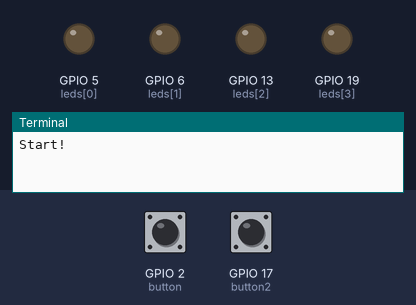
A program run on a simulated Raspberry Pi (BCM pin numbers). On the bench: output pins drawn as LEDs (lit = HIGH), the last lines printed to the terminal. Inputs (shaded band) come from the test bench; at power-on: GPIO 2 (button) HIGH, GPIO 17 (button2) HIGH.

Above: at 1.2 s.
1.3 s: GPIO 2 (button) pulled LOW for 0.15 s
At 1.8 s:
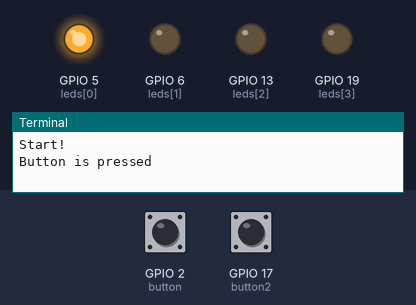
3.0 s: GPIO 2 (button) pulled LOW for 1 s
At 4.3 s:
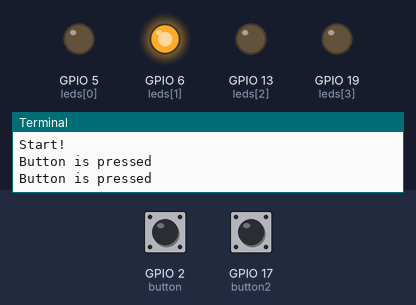
5.5 s: GPIO 2 (button) pulled LOW for 0.15 s
At 6.2 s:
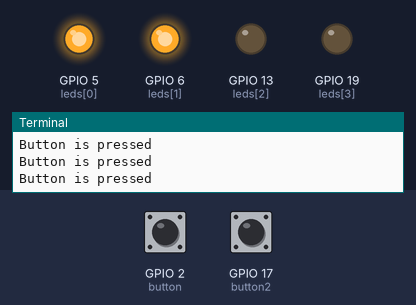
7.2 s: GPIO 2 (button) pulled LOW for 3.2 s
At 8.7 s:
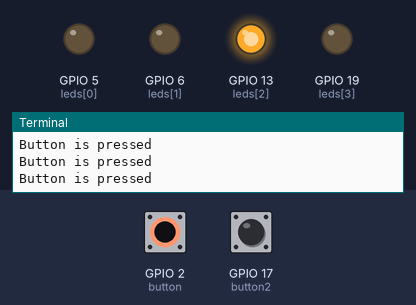
11.9 s: GPIO 2 (button) pulled LOW for 0.15 s
At 13.3 s:
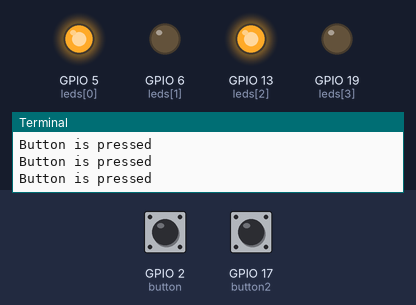
13.6 s: GPIO 2 (button) pulled LOW for 1 s
At 14.8 s:
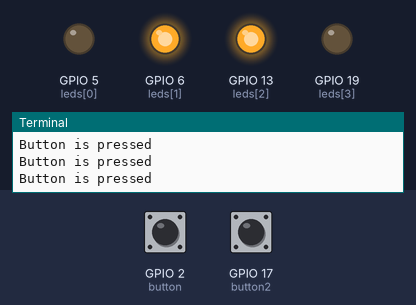
Timing chart, 0 to 16.6 s (numbered marks = the images above; inputs shaded):
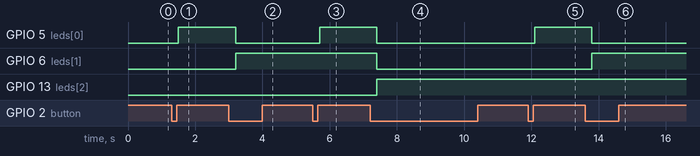

The program:

exercise4.py
```python
from gpiozero import Button, LED
from signal import pause
from time import sleep

print("Start!")
# 定义按钮和 LED 的引脚 #define Pin and LED
button = Button(2)
button2 = Button(17)

leds = [LED(5), LED(6), LED(13), LED(19)]

storeCount = [0, 0, 0, 0, 0]

# 初始化一个计数器变量 # initialize a counter
counter = 0
store = 0


# 函数：根据计数值更新 LED 状态 # use counter to update LED
def update_leds():
    for i in range(4):
        leds[i].value = (counter >> i) & 1  # counter right move i bit then LSB "and" with 1 = whether LSB is 0 or 1
        # decimal 10 = binary 1010
        # leds[0] = 0 & 1 = 0       right move 0 bit
        # leds[1] = 1 & 1 = 1       right move 1 bit
        # leds[2] = 0 & 1 = 0       right move 2 bit
        # leds[3] = 1 & 1 = 1       right move 3 bit


def average():
    avg = round(sum(storeCount) / 5)
    for i in range(4):
        leds[i].value = (avg >> i) & 1  # leds.value is used to set LED status, not like array


# 函数：按下按钮时递增计数器并更新 LED when button is pressed, up-count
def on_button_click():
    sleep(0.2)  # debouncing
    global counter
    counter = (counter + 1) % 16
    print("Button is pressed")
    global store
    store = (store + 1) % 5  # initial value is zero and after 1 click is 1
    storeCount[store] = counter

    update_leds()


def on_button2_click():
    sleep(0.2)  # debouncing
    print("Button2 is pressed")
    average()


# 当按下按钮时，调用 on_button_click 函数  when button is pressed, call this function

button.when_pressed = on_button_click
button2.when_pressed = on_button2_click

# not below
# if button.is_pressed:
#     on_button_click()
# elif button2.is_pressed:
#     on_button2_click()
# else:
#     pass

# 初始化 LED   initialize LED
update_leds()

# 保持程序运行    Running programme
pause()
```

Measured:
- after the input at 1.3 s, GPIO 5 (leds[0]): LOW → HIGH after 0.20 s
- after the input at 3.0 s, GPIO 5 (leds[0]): HIGH → LOW after 0.20 s; GPIO 6 (leds[1]): LOW → HIGH after 0.20 s
- after the input at 5.5 s, GPIO 5 (leds[0]): LOW → HIGH after 0.20 s
- after the input at 7.2 s, GPIO 5 (leds[0]), GPIO 6 (leds[1]): HIGH → LOW after 0.20 s; GPIO 13 (leds[2]): LOW → HIGH after 0.20 s
- after the input at 11.9 s, GPIO 5 (leds[0]): LOW → HIGH after 0.20 s
- after the input at 13.6 s, GPIO 5 (leds[0]): HIGH → LOW after 0.20 s; GPIO 6 (leds[1]): LOW → HIGH after 0.20 s
